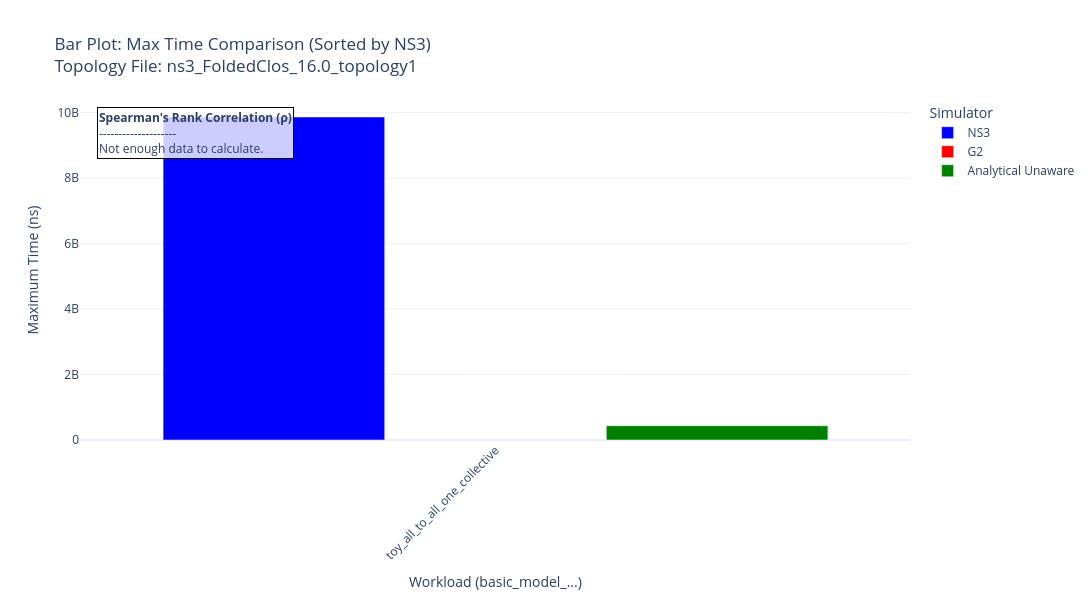
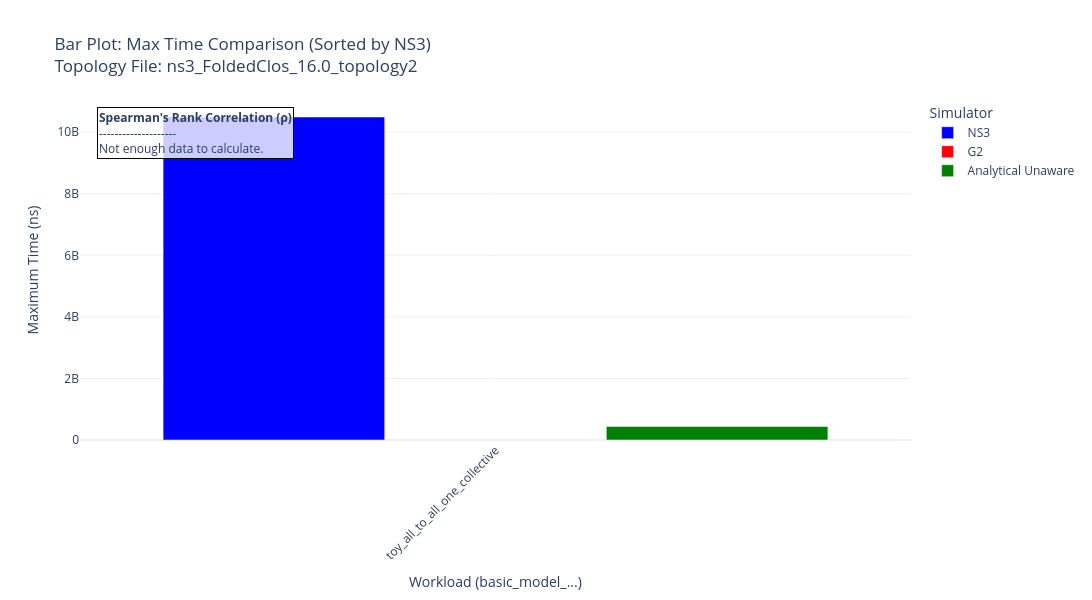
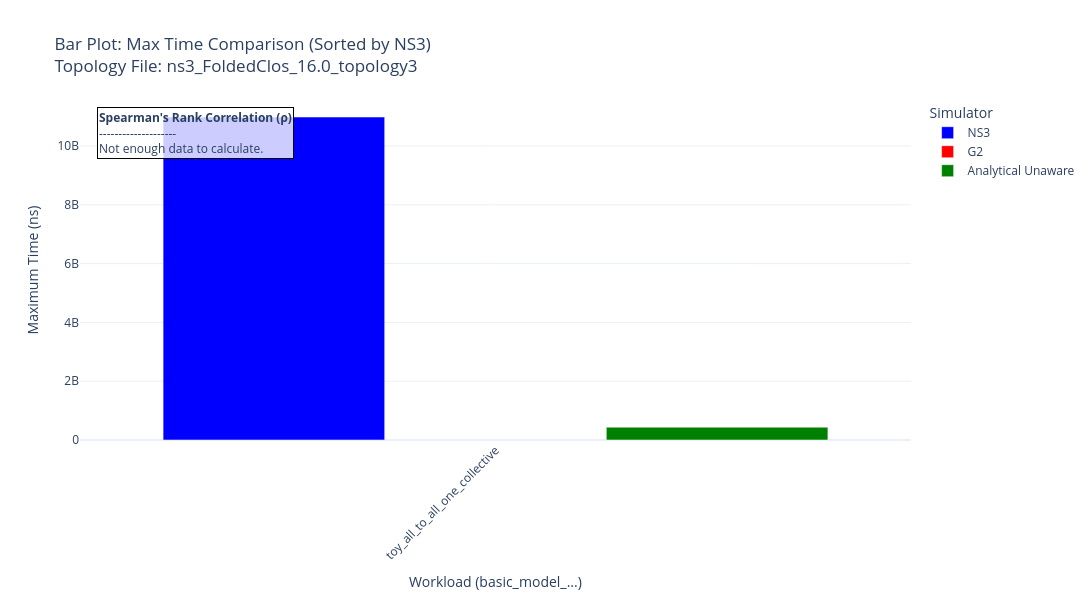
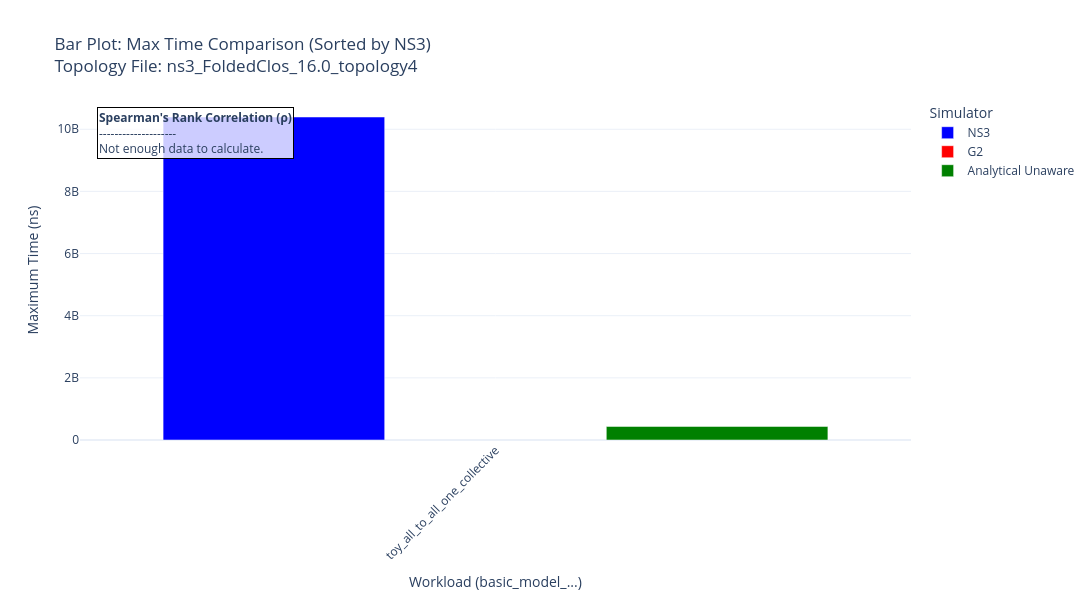

Notebook source saved alongside these figures, in order:
### Code cell
import plotly.graph_objects as go
import pandas as pd
from scipy.stats import spearmanr

# This cell creates plots to compare the ordering of max_time across different simulators
# for workloads starting with 'basic_model_'. It groups the data by 'topology_file'.

if 'comp_df' in locals() and not comp_df.empty:
    # 1. Filter for the relevant workloads
    model_df = comp_df[comp_df['workload'].str.contains('all_to_all_', na=False)].copy()

    # 2. For each workload and topology file, find the fastest NS3 run and the corresponding G2/AU times.
    comparison_data = []
    # Group by workload and the specific topology file path
    for (wl, topo_file), group in model_df.groupby(['workload', 'topology_file']):
        # Skip analytical-only entries which have 'N/A' as topology_file
        if topo_file == 'N/A':
            continue

        ns3_runs = group[group['sim_type'] == 'NS3']
        g2_runs = group[group['sim_type'] == 'G2']
        # Find the corresponding analytical unaware run for the same workload
        au_runs = model_df[(model_df['workload'] == wl) & (model_df['sim_type'] == 'Analytical Unaware')]

        if not ns3_runs.empty:
            ground_truth_ns3_time = ns3_runs['max_time'].min()
            g2_time = g2_runs['max_time'].iloc[0] if not g2_runs.empty else None
            au_time = au_runs['max_time'].iloc[0] if not au_runs.empty else None
            
            comparison_data.append({
                'workload': wl,
                'topology_file': topo_file,
                'NS3': ground_truth_ns3_time,
                'G2': g2_time,
                'Analytical Unaware': au_time
            })

    if comparison_data:
        plot_df = pd.DataFrame(comparison_data)

        # 3. Create plots for each unique topology file found
        for topo_file in sorted(plot_df['topology_file'].unique()):
            topo_specific_df = plot_df[plot_df['topology_file'] == topo_file].copy()
            
            # 4. Sort workloads based on the ground truth (NS3) max_time
            topo_specific_df = topo_specific_df.sort_values(by='NS3').reset_index(drop=True)
            topo_specific_df['short_workload'] = topo_specific_df['workload'].str.replace('basic_model_', '', regex=False)

            # 5. Calculate Spearman's Rank Correlation
            cleaned_df = topo_specific_df.dropna(subset=['NS3', 'G2', 'Analytical Unaware'])
            correlation_text = "<b>Spearman's Rank Correlation (ρ)</b><br>--------------------<br>"
            if len(cleaned_df) < 2:
                correlation_text += "Not enough data to calculate."
            else:
                g2_corr, g2_p = spearmanr(cleaned_df['NS3'], cleaned_df['G2'])
                au_corr, au_p = spearmanr(cleaned_df['NS3'], cleaned_df['Analytical Unaware'])
                correlation_text += (
                    f"- G2 vs NS3: {g2_corr:.3f} (p={g2_p:.3f})<br>"
                    f"- Unaware vs NS3: {au_corr:.3f} (p={au_p:.3f})"
                )

            sim_types = ['NS3', 'G2', 'Analytical Unaware']
            colors = {'NS3': 'blue', 'G2': 'red', 'Analytical Unaware': 'green'}

            # --- 6. Generate Bar Plot ---
            fig_bar = go.Figure()
            for sim in sim_types:
                if sim in topo_specific_df.columns:
                    fig_bar.add_trace(go.Bar(
                        x=topo_specific_df['short_workload'], y=topo_specific_df[sim],
                        name=sim, marker_color=colors[sim]
                    ))

            fig_bar.add_annotation(
                text=correlation_text, align='left', showarrow=False,
                xref='paper', yref='paper', x=0.02, y=0.98,
                bordercolor="black", borderwidth=1, bgcolor="rgba(255, 255, 255, 0.8)"
            )
            
            plot_title = (
                f'Bar Plot: Max Time Comparison (Sorted by NS3)<br>'
                f'Topology File: {os.path.basename(topo_file)}'
            )
            
            fig_bar.update_layout(
                barmode='group',
                title=plot_title,
                xaxis_title="Workload (basic_model_...)", yaxis_title="Maximum Time (ns)",
                template='plotly_white', height=600, width=1200,
                xaxis={'tickangle': -45}, legend_title="Simulator"
            )
            fig_bar.show()

    else:
        print("No 'basic_model' data found to plot.")
else:
    print("Please run the preceding cells to generate the 'comp_df' DataFrame first.")

### Figure 1 — Plotly figure (JSON) as saved in the notebook; plotly's stock layout.template omitted (floating-point values rounded to 4 significant figures)
{"data": [{"marker": {"color": "blue"}, "name": "NS3", "type": "bar", "x": ["toy_all_to_all_one_collective"], "y": [9867048020]}, {"marker": {"color": "red"}, "name": "G2", "type": "bar", "x": ["toy_all_to_all_one_collective"], "y": [null]}, {"marker": {"color": "green"}, "name": "Analytical Unaware", "type": "bar", "x": ["toy_all_to_all_one_collective"], "y": [436557476]}], "layout": {"annotations": [{"align": "left", "bgcolor": "rgba(255, 255, 255, 0.8)", "bordercolor": "black", "borderwidth": 1, "showarrow": false, "text": "<b>Spearman's Rank Correlation (ρ)</b><br>--------------------<br>Not enough data to calculate.", "x": 0.02, "xref": "paper", "y": 0.98, "yref": "paper"}], "barmode": "group", "height": 600, "legend": {"title": {"text": "Simulator"}}, "title": {"text": "Bar Plot: Max Time Comparison (Sorted by NS3)<br>Topology File: ns3_FoldedClos_16.0_topology1"}, "width": 1200, "xaxis": {"tickangle": -45, "title": {"text": "Workload (basic_model_...)"}}, "yaxis": {"title": {"text": "Maximum Time (ns)"}}}}

### Figure 2 — Plotly figure (JSON) as saved in the notebook; plotly's stock layout.template omitted (floating-point values rounded to 4 significant figures)
{"data": [{"marker": {"color": "blue"}, "name": "NS3", "type": "bar", "x": ["toy_all_to_all_one_collective"], "y": [10492896020]}, {"marker": {"color": "red"}, "name": "G2", "type": "bar", "x": ["toy_all_to_all_one_collective"], "y": [null]}, {"marker": {"color": "green"}, "name": "Analytical Unaware", "type": "bar", "x": ["toy_all_to_all_one_collective"], "y": [436557476]}], "layout": {"annotations": [{"align": "left", "bgcolor": "rgba(255, 255, 255, 0.8)", "bordercolor": "black", "borderwidth": 1, "showarrow": false, "text": "<b>Spearman's Rank Correlation (ρ)</b><br>--------------------<br>Not enough data to calculate.", "x": 0.02, "xref": "paper", "y": 0.98, "yref": "paper"}], "barmode": "group", "height": 600, "legend": {"title": {"text": "Simulator"}}, "title": {"text": "Bar Plot: Max Time Comparison (Sorted by NS3)<br>Topology File: ns3_FoldedClos_16.0_topology2"}, "width": 1200, "xaxis": {"tickangle": -45, "title": {"text": "Workload (basic_model_...)"}}, "yaxis": {"title": {"text": "Maximum Time (ns)"}}}}

### Figure 3 — Plotly figure (JSON) as saved in the notebook; plotly's stock layout.template omitted (floating-point values rounded to 4 significant figures)
{"data": [{"marker": {"color": "blue"}, "name": "NS3", "type": "bar", "x": ["toy_all_to_all_one_collective"], "y": [10984903192]}, {"marker": {"color": "red"}, "name": "G2", "type": "bar", "x": ["toy_all_to_all_one_collective"], "y": [null]}, {"marker": {"color": "green"}, "name": "Analytical Unaware", "type": "bar", "x": ["toy_all_to_all_one_collective"], "y": [436557476]}], "layout": {"annotations": [{"align": "left", "bgcolor": "rgba(255, 255, 255, 0.8)", "bordercolor": "black", "borderwidth": 1, "showarrow": false, "text": "<b>Spearman's Rank Correlation (ρ)</b><br>--------------------<br>Not enough data to calculate.", "x": 0.02, "xref": "paper", "y": 0.98, "yref": "paper"}], "barmode": "group", "height": 600, "legend": {"title": {"text": "Simulator"}}, "title": {"text": "Bar Plot: Max Time Comparison (Sorted by NS3)<br>Topology File: ns3_FoldedClos_16.0_topology3"}, "width": 1200, "xaxis": {"tickangle": -45, "title": {"text": "Workload (basic_model_...)"}}, "yaxis": {"title": {"text": "Maximum Time (ns)"}}}}

### Figure 4 — Plotly figure (JSON) as saved in the notebook; plotly's stock layout.template omitted (floating-point values rounded to 4 significant figures)
{"data": [{"marker": {"color": "blue"}, "name": "NS3", "type": "bar", "x": ["toy_all_to_all_one_collective"], "y": [10394304020]}, {"marker": {"color": "red"}, "name": "G2", "type": "bar", "x": ["toy_all_to_all_one_collective"], "y": [null]}, {"marker": {"color": "green"}, "name": "Analytical Unaware", "type": "bar", "x": ["toy_all_to_all_one_collective"], "y": [436557476]}], "layout": {"annotations": [{"align": "left", "bgcolor": "rgba(255, 255, 255, 0.8)", "bordercolor": "black", "borderwidth": 1, "showarrow": false, "text": "<b>Spearman's Rank Correlation (ρ)</b><br>--------------------<br>Not enough data to calculate.", "x": 0.02, "xref": "paper", "y": 0.98, "yref": "paper"}], "barmode": "group", "height": 600, "legend": {"title": {"text": "Simulator"}}, "title": {"text": "Bar Plot: Max Time Comparison (Sorted by NS3)<br>Topology File: ns3_FoldedClos_16.0_topology4"}, "width": 1200, "xaxis": {"tickangle": -45, "title": {"text": "Workload (basic_model_...)"}}, "yaxis": {"title": {"text": "Maximum Time (ns)"}}}}
